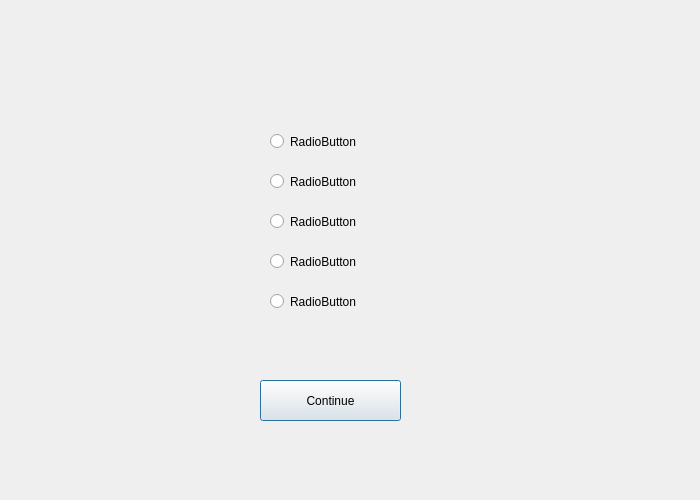
<?xml version="1.0" encoding="UTF-8"?>
<ui version="4.0">
 <class>user_type</class>
 <widget class="QDialog" name="user_type">
  <property name="geometry">
   <rect>
    <x>0</x>
    <y>0</y>
    <width>700</width>
    <height>500</height>
   </rect>
  </property>
  <property name="windowTitle">
   <string>Dialog</string>
  </property>
  <widget class="QRadioButton" name="radioButton">
   <property name="geometry">
    <rect>
     <x>270</x>
     <y>130</y>
     <width>112</width>
     <height>23</height>
    </rect>
   </property>
   <property name="text">
    <string>RadioButton</string>
   </property>
  </widget>
  <widget class="QRadioButton" name="radioButton_2">
   <property name="geometry">
    <rect>
     <x>270</x>
     <y>170</y>
     <width>112</width>
     <height>23</height>
    </rect>
   </property>
   <property name="text">
    <string>RadioButton</string>
   </property>
  </widget>
  <widget class="QRadioButton" name="radioButton_3">
   <property name="geometry">
    <rect>
     <x>270</x>
     <y>210</y>
     <width>112</width>
     <height>23</height>
    </rect>
   </property>
   <property name="text">
    <string>RadioButton</string>
   </property>
  </widget>
  <widget class="QRadioButton" name="radioButton_4">
   <property name="geometry">
    <rect>
     <x>270</x>
     <y>250</y>
     <width>112</width>
     <height>23</height>
    </rect>
   </property>
   <property name="text">
    <string>RadioButton</string>
   </property>
  </widget>
  <widget class="QRadioButton" name="radioButton_5">
   <property name="geometry">
    <rect>
     <x>270</x>
     <y>290</y>
     <width>112</width>
     <height>23</height>
    </rect>
   </property>
   <property name="text">
    <string>RadioButton</string>
   </property>
  </widget>
  <widget class="QPushButton" name="pushButton">
   <property name="geometry">
    <rect>
     <x>260</x>
     <y>380</y>
     <width>141</width>
     <height>41</height>
    </rect>
   </property>
   <property name="text">
    <string>Continue</string>
   </property>
  </widget>
  <widget class="QLabel" name="label">
   <property name="geometry">
    <rect>
     <x>240</x>
     <y>340</y>
     <width>211</width>
     <height>20</height>
    </rect>
   </property>
   <property name="text">
    <string/>
   </property>
  </widget>
 </widget>
 <resources/>
 <connections/>
</ui>
